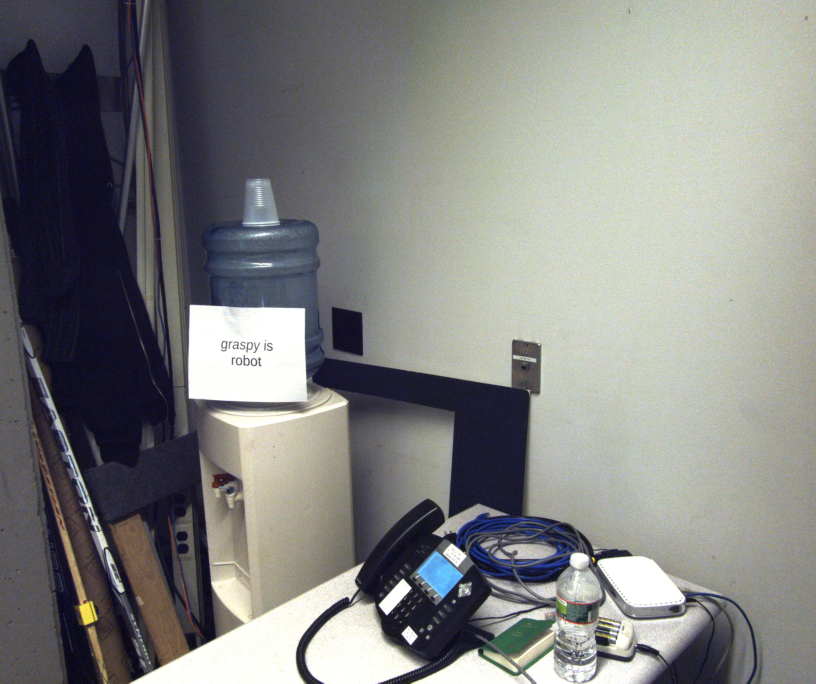
//> input picture images/test_image.jpg, 2448 x 2050 px, given in place of the camera (shown at 1/3 size)
$ ./find_blob   (built with g++ and OpenCV 4)
//> lines starting //> are read from the running program, lines starting //| are printed output that depends on the picture; after the words box and inside, x2 and y2 are one past the last pixel; in counts of white or black regions, pixels touching at a corner belong together
#include <opencv2/core/core.hpp>
#include <opencv2/highgui/highgui.hpp>
#include <opencv2/imgproc/imgproc.hpp>

#include <iostream>
#include <sys/time.h>

using namespace std;
using namespace cv;

int main();
void initGpio();
void setGpio(int pin);
void resetGpio(int pin);

int main()
{
    initGpio();

    VideoCapture cap = VideoCapture(0); // open the default camera
    if (!cap.isOpened()) // check if we succeeded
    {
        cout << "Failed to open webcam" << endl;
        return -1;
    }

    Mat frame;
    int framecount = 0;
    timeval start;
    gettimeofday(&start, 0);

    for (;;)
    {
        cap >> frame;
//> frame is the input picture: 2050 rows x 2448 cols, CV_8UC3; mean B, G, R 129.4, 130.8, 129.9

        // Create mask
        Mat frameHsv;
        cvtColor(frame, frameHsv, CV_BGR2HSV);
//> frameHsv: 2050 rows x 2448 cols, CV_8UC3; mean H, S, V 73.6, 46, 138.5
        Mat frameThresh;
        inRange(frameHsv, Scalar(100, 75, 75), Scalar(140, 255, 255), frameThresh);
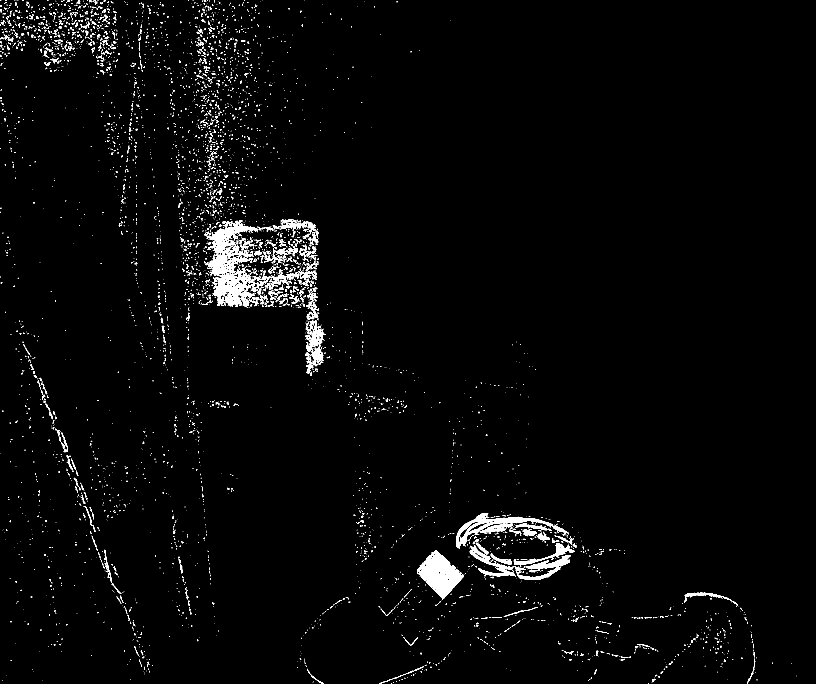
//> frameThresh: 2050 rows x 2448 cols, CV_8UC1 (shown at 1/3 size); 2.1% white; 5206 white regions (4636 under 20 px), largest, box (x1, y1, x2, y2) and area: (613, 660, 774, 921) 16391, (1251, 1652, 1392, 1801) 10232, (1368, 1539, 1660, 1646) 5656


        Moments myMoments = moments(frameThresh, true);
//> myMoments = moments, m00 103964, centre m10/m00, m01/m00 = (940.4, 1078.7)

        int x = myMoments.m10/myMoments.m00;
//> x = 940
        int y = myMoments.m01/myMoments.m00;
//> y = 1078

        if (countNonZero(frameThresh) > 2000)
        {
            //LEFT
            if (x<213)
            {
                //TOP
                if (y<160)
                {
                    cout << "TOP LEFT" << endl;
                    setGpio(1);
                }
                //BOTTOM
                else if (y>320)
                {
                    cout << "BOTTOM LEFT" << endl;
                    setGpio(3);
                }
                //MID
                else
                {
                    cout << "MID LEFT" << endl;
                    setGpio(2);
                }
            }
            //RIGHT
            else if (x>427)
            {
                //TOP
                if (y<160)
                {
                    cout << "TOP RIGHT" << endl;
                    setGpio(7);
                }
                //BOTTOM
                else if (y>320)
                {
                    cout << "BOTTOM RIGHT" << endl;
                    setGpio(9);
                }
                //MID
                else
                {
                    cout << "MID RIGHT" << endl;
                    setGpio(8);
                }
            }
            //CENTRE
            else
            {
                //TOP
                if (y<160)
                {
                    cout << "TOP CENTRE" << endl;
                    setGpio(4);
                }
                //BOTTOM
                else if (y>320)
                {
                    cout << "BOTTOM CENTRE" << endl;
                    setGpio(6);
                }
                //MID
                else
                {
                    cout << "MID CENTRE" << endl;
                    setGpio(5);
                }
            }
        }
        else
        {
            //NONE
            resetGpio(0);
        }

        int c = waitKey(1);
//> the Esc key is pressed
        if ((char) c == 27 /*ESC key*/)
        {
            timeval end;
            gettimeofday(&end, 0);
            int seconds = (end.tv_sec - start.tv_sec);
            int fps = framecount / seconds + 0.5;
            cout << "fps = " << fps << endl;
            break;
        }
        else if ((char) c == ' ')
        {
            imwrite("frame.jpg", frame);
            cout << "Frame saved" << endl;
        }
        framecount++;
    }

    // the camera will be deinitialized automatically in VideoCapture destructor
    return 0;
}

void initGpio(){
    // Setup special pins
    system("devmem2 0x480021c8 h 0x10c");
    system("devmem2 0x480021ca h 0x10c");
    system("devmem2 0x480021cc h 0x10c");
    system("devmem2 0x480021ce h 0x10c");
    system("devmem2 0x480021d0 h 0x10c");
    cout << "done: special setup" << endl;

    // Export pins
    system("echo 171 > /sys/class/gpio/export");
    system("echo 172 > /sys/class/gpio/export");
    system("echo 174 > /sys/class/gpio/export");
    system("echo 173 > /sys/class/gpio/export");
    system("echo 175 > /sys/class/gpio/export");
    system("echo 146 > /sys/class/gpio/export");
    system("echo 145 > /sys/class/gpio/export");
    system("echo 147 > /sys/class/gpio/export");
    system("echo 144 > /sys/class/gpio/export");
    cout << "done: export" << endl;

    // Set as output pins
    system("echo out > /sys/class/gpio/gpio171/direction");
    system("echo out > /sys/class/gpio/gpio172/direction");
    system("echo out > /sys/class/gpio/gpio174/direction");
    system("echo out > /sys/class/gpio/gpio173/direction");
    system("echo out > /sys/class/gpio/gpio175/direction");
    system("echo out > /sys/class/gpio/gpio146/direction");
    system("echo out > /sys/class/gpio/gpio145/direction");
    system("echo out > /sys/class/gpio/gpio147/direction");
    system("echo out > /sys/class/gpio/gpio144/direction");
    cout << "done: set output" << endl;

    // Reset values to 0
    system("echo 0 > /sys/class/gpio/gpio171/value");
    system("echo 0 > /sys/class/gpio/gpio172/value");
    system("echo 0 > /sys/class/gpio/gpio174/value");
    system("echo 0 > /sys/class/gpio/gpio173/value");
    system("echo 0 > /sys/class/gpio/gpio175/value");
    system("echo 0 > /sys/class/gpio/gpio146/value");
    system("echo 0 > /sys/class/gpio/gpio145/value");
    system("echo 0 > /sys/class/gpio/gpio147/value");
    system("echo 0 > /sys/class/gpio/gpio144/value");
    cout << "done: reset values" << endl;
}

void setGpio(int pin){
    switch (pin)
    {
    case 1:
	    system("echo 1 > /sys/class/gpio/gpio145/value");
	    break;
	case 2:
	    system("echo 1 > /sys/class/gpio/gpio144/value");
	    break;
	case 3:
	    system("echo 1 > /sys/class/gpio/gpio146/value");
	    break;
	case 4:
	    system("echo 1 > /sys/class/gpio/gpio147/value");
	    break;
	case 5:
	    system("echo 1 > /sys/class/gpio/gpio173/value");
	    break;
	case 6:
	    system("echo 1 > /sys/class/gpio/gpio174/value");
	    break;
	case 7:
	    system("echo 1 > /sys/class/gpio/gpio172/value");
	    break;
	case 8:
	    system("echo 1 > /sys/class/gpio/gpio171/value");
	    break;
	case 9:
	    system("echo 1 > /sys/class/gpio/gpio175/value");
	    break;
    // Set all pins
    default:
        system("echo 1 > /sys/class/gpio/gpio171/value");
        system("echo 1 > /sys/class/gpio/gpio172/value");
        system("echo 1 > /sys/class/gpio/gpio174/value");
        system("echo 1 > /sys/class/gpio/gpio173/value");
        system("echo 1 > /sys/class/gpio/gpio175/value");
        system("echo 1 > /sys/class/gpio/gpio146/value");
        system("echo 1 > /sys/class/gpio/gpio145/value");
        system("echo 1 > /sys/class/gpio/gpio147/value");
        system("echo 1 > /sys/class/gpio/gpio144/value");
        break;
    }
}

// [44 lines left out: function resetGpio, not called in this run]
